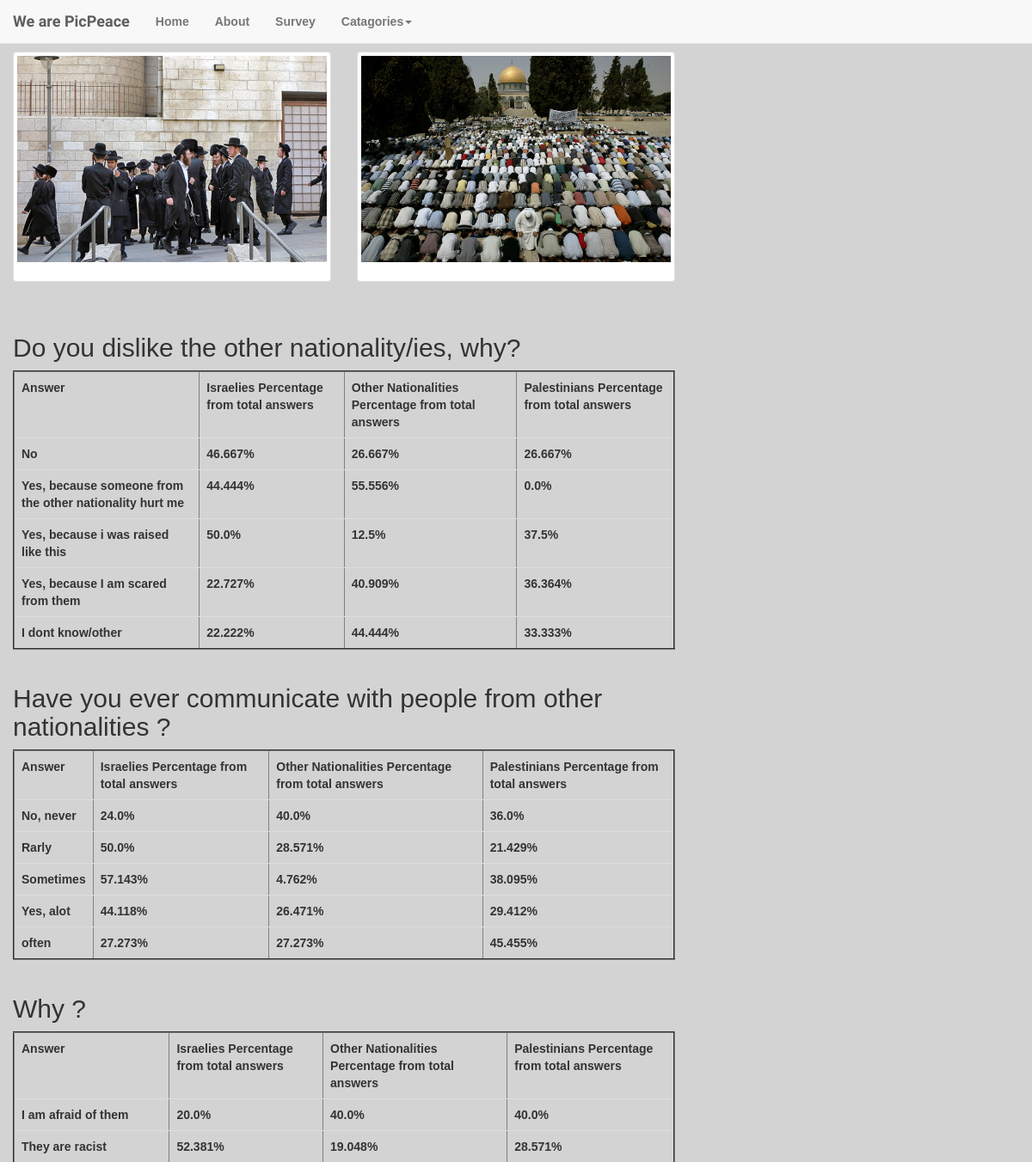
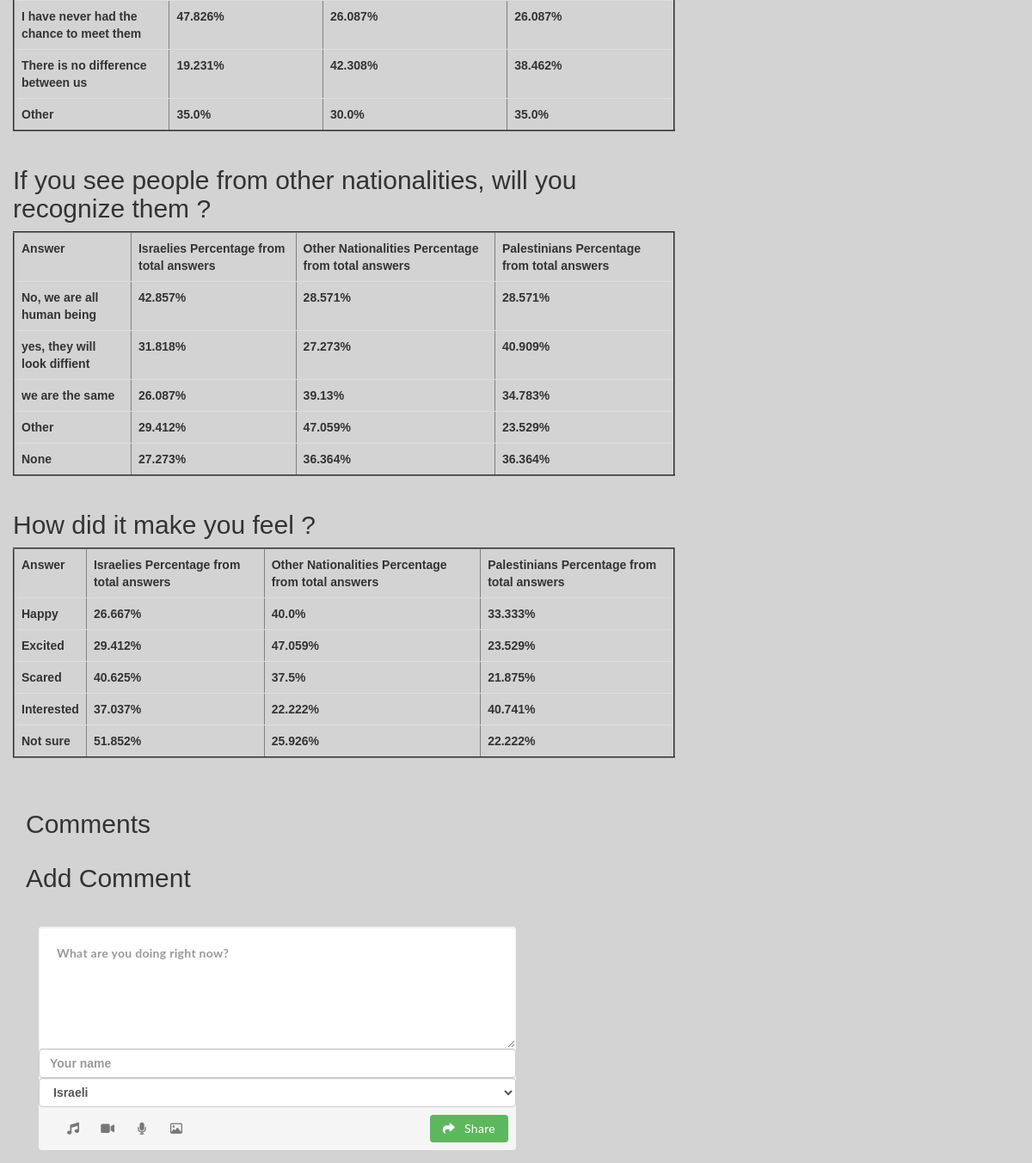
Page /statistics/5/ on the committed database (2 pictures, top to bottom).
### database_setup.py (models this page shows)
class Picture(Base):
    __tablename__ = 'picture'
    id = Column(Integer, primary_key=True)
    path = Column(String)
    category = Column(String)
    cover = Column(Boolean)
    discription=Column(String)

class Question(Base):
    __tablename__ = 'question'
    id = Column(Integer, primary_key=True)
    text = Column(String(15))
    a1 = Column(String(30))
    a2 = Column(String(60))
    a3 = Column(String(30))
    a4 = Column(String(30))
    a5 = Column(String(30))

### web_app.py (the view)
@app.route('/statistics/<int:pair_id>/')
def answer_statistics(pair_id):
    questions=session.query(Question).all()
    statistics = {}
    for q in questions:
        question_id = q.id
        '''print
        print (question_id)
        print (pair_id)
        print'''
        answers = session.query(Answer).filter_by(pair_id=pair_id, question_id=question_id).all()
        num_answers = float(len(answers))
        histogram = {'a1': 0, 'a2': 0, 'a3': 0, 'a4': 0, 'a5': 0}
        totals={'a1': 0, 'a2': 0, 'a3': 0, 'a4': 0, 'a5': 0}
        n_dic={'Israeli':{'a1': 0, 'a2': 0, 'a3': 0, 'a4': 0, 'a5': 0}, 'Palestinian':{'a1': 0, 'a2': 0, 'a3': 0, 'a4': 0, 'a5': 0}, 'Other':{'a1': 0, 'a2': 0, 'a3': 0, 'a4': 0, 'a5': 0}}
        for answer in answers:
                if answer.selected.isdigit():
                    n_dic[answer.nationality]['a'+answer.selected] += 1
                    totals['a'+answer.selected]+=1
        for nationality in n_dic.keys():
            for answer in n_dic[nationality]:
                if totals[answer]!=0:
                    n_dic[nationality][answer]*=100.0/totals[answer]
                    n_dic[nationality][answer]=round(n_dic[nationality][answer]*1000)/1000.0
        statistics[q.id] = n_dic
    pair=session.query(Pair).filter_by(id=pair_id).first()
    pic1=session.query(Picture).filter_by(id=pair.pic1_id).first()
    pic2=session.query(Picture).filter_by(id=pair.pic2_id).first()
    comments=session.query(Comment).filter_by(pair_id=pair_id).all()
    return render_template('statistics.html', q=q, pic1=pic1, pic2=pic2, questions=questions, stats=statistics, comments=comments, pair_id=pair_id)

### templates/statistics.html (shortened to what this page needs)
<!DOCTYPE html>
<html>
<head>
	<link rel="stylesheet" href="http://maxcdn.bootstrapcdn.com/bootstrap/3.3.6/css/bootstrap.min.css">
	<link rel="stylesheet" type="text/css" href="{{ url_for('static', filename='styles.css') }}">
</head>
<body>
<br><br><br>
 <nav class="navbar navbar-default navbar-fixed-top">
        <div class="container-fluid">
          <div class="navbar-header">
            <a class="navbar-brand" href="#">We are PicPeace</a>
          </div>
          <div id="navbar" class="navbar-collapse collapse">
            <ul class="nav navbar-nav">
              <li><a href="{{ url_for('main_page') }}">Home</a></li>
              <li><a href="{{ url_for('aboutus') }}">About</a></li>
              <li><a href="{{ url_for('survey') }}">Survey</a></li>
              <li class="dropdown">
                <a href="#" class="dropdown-toggle" data-toggle="dropdown" role="button" aria-haspopup="true" aria-expanded="false">Catagories<span class="caret"></span></a>
              </li>
            </ul>
          </div>
        </div>
      </nav>
	<div class="container-fluid">
		<div class="row">
  <div class="col-sm-6 col-md-4">
    <div class="thumbnail">
      <img src="{{url_for ('static' , filename=pic1.path)}}">
      <div class="caption">
      </div>
    </div>
  </div>
  <div class="col-sm-6 col-md-4">
    <div class="thumbnail">
      <img src="{{url_for ('static' , filename=pic2.path)}}">
      <div class="caption">
      </div>
    </div>
  </div>
  </div>
  <br/>
  {% for q in questions%}
<div class="row">
<div class="col-md-8">
<h2>{{q.text}}</h2>
<table class="table table-hover" border="2">
    <tr>
      <th>Answer</th>
      <th>Israelies Percentage from total answers</th>
      <th>Other Nationalities Percentage from total answers</th>
      <th>Palestinians Percentage from total answers</th>
    </tr>
    <tr>
      <td> {{q.a1}}</td>
      {%for n in stats[q.id]%}
      <td>{{stats[q.id][n]['a1']}}%</td>
      {%endfor%}
    </tr>
    <tr>
      <td> {{q.a2}}</td>
      {%for n in stats[q.id]%}
      <td>{{stats[q.id][n]['a2']}}%</td>
      {%endfor%}
    </tr>
    <tr>
      <td> {{q.a3}}</td>
      {%for n in stats[q.id]%}
      <td>{{stats[q.id][n]['a3']}}%</td>
      {%endfor%}
    </tr>
    <tr>
      <td> {{q.a4}}</td>
      {%for n in stats[q.id]%}
      <td>{{stats[q.id][n]['a4']}}%</td>
      {%endfor%}
    </tr>
    <tr>
      <td> {{q.a5}}</td>
      {%for n in stats[q.id]%}
      <td>{{stats[q.id][n]['a5']}}%</td>
      {%endfor%}
    </tr>
  </table>
</div></div>
  {%endfor%}
	</div>
<br>
<div class="container">
<h2>Comments</h2>
 <link rel="stylesheet" href="http://fontawesome.io/assets/font-awesome/css/font-awesome.css">
<div class="container">
  <div class="row">
    <h2>Add Comment</h2>
  </div>
    <div class="row">
    <div class="col-md-6">
                <div class="widget-area no-padding blank">
                <div class="status-upload form-group">
                  <form class="form-horizontal" action="{{url_for('submit_comment', pair_id=pair_id)}}" method="Post">
                    <textarea class="form-control" name="text" placeholder="What are you doing right now?" ></textarea>
                    <input type="text" name="author" class="form-control" placeholder="Your name">
                    <select id="selectbasic" name="nationality" class="form-control">
                    <option value="Israeli">Israeli</option>
                    </select>
                    <ul>
                      <li><a title="" data-toggle="tooltip" data-placement="bottom" data-original-title="Audio"><i class="fa fa-music"></i></a></li>
                      <li><a title="" data-toggle="tooltip" data-placement="bottom" data-original-title="Video"><i class="fa fa-video-camera"></i></a></li>
                      <li><a title="" data-toggle="tooltip" data-placement="bottom" data-original-title="Sound Record"><i class="fa fa-microphone"></i></a></li>
                      <li><a title="" data-toggle="tooltip" data-placement="bottom" data-original-title="Picture"><i class="fa fa-picture-o"></i></a></li>
                    </ul>
                    <button type="submit" name="submit" class="btn btn-success green"><i class="fa fa-share"></i> Share</button>
                  </form>
                </div>
              </div>
            </div>
    </div>
</div>
</div>
</body>
</html>

### static/styles.css (style rules this page uses)
body, html { font-family: 'Ubuntu', sans-serif; font-weight: bold; background: url("http://www.pixeden.com/media/k2/galleries/165/001-subtle-light-pattern-background-texture-vol5.jpg") no-repeat fixed center; background-size:cover; height: 100%; background-repeat: no-repeat; background-color: #d3d3d3; padding-top: 0px; }
.navbar-brand { font-family: 'Shadows Into Light Two', cursive; }
.widget-area.blank { background: none repeat scroll 0 0 rgba(0, 0, 0, 0); -webkit-box-shadow: none; -moz-box-shadow: none; -ms-box-shadow: none; -o-box-shadow: none; box-shadow: none; }
body .no-padding { padding: 0; }
.widget-area { background-color: #fff; -webkit-border-radius: 4px; -moz-border-radius: 4px; -ms-border-radius: 4px; -o-border-radius: 4px; border-radius: 4px; -webkit-box-shadow: 0 0 16px rgba(0, 0, 0, 0.05); -moz-box-shadow: 0 0 16px rgba(0, 0, 0, 0.05); -ms-box-shadow: 0 0 16px rgba(0, 0, 0, 0.05); -o-box-shadow: 0 0 16px rgba(0, 0, 0, 0.05); box-shadow: 0 0 16px rgba(0, 0, 0, 0.05); float: left; margin-top: 30px; padding: 25px 30px; position: relative; width: 100%; }
.status-upload { background: none repeat scroll 0 0 #f5f5f5; -webkit-border-radius: 4px; -moz-border-radius: 4px; -ms-border-radius: 4px; -o-border-radius: 4px; border-radius: 4px; float: left; width: 100%; }
.status-upload form { float: left; width: 100%; }
.status-upload form textarea { background: none repeat scroll 0 0 #fff; border: medium none; -webkit-border-radius: 4px 4px 0 0; -moz-border-radius: 4px 4px 0 0; -ms-border-radius: 4px 4px 0 0; -o-border-radius: 4px 4px 0 0; border-radius: 4px 4px 0 0; color: #777777; float: left; font-family: Lato; font-size: 14px; height: 142px; letter-spacing: 0.3px; padding: 20px; width: 100%; resize:vertical; outline:none; border: 1px solid #F2F2F2; }
.status-upload ul { float: left; list-style: none outside none; margin: 0; padding: 0 0 0 15px; width: auto; }
.status-upload ul > li { float: left; }
.status-upload ul > li > a { -webkit-border-radius: 4px; -moz-border-radius: 4px; -ms-border-radius: 4px; -o-border-radius: 4px; border-radius: 4px; color: #777777; float: left; font-size: 14px; height: 30px; line-height: 30px; margin: 10px 0 10px 10px; text-align: center; -webkit-transition: all 0.4s ease 0s; -moz-transition: all 0.4s ease 0s; -ms-transition: all 0.4s ease 0s; -o-transition: all 0.4s ease 0s; transition: all 0.4s ease 0s; width: 30px; cursor: pointer; }
.status-upload form button { border: medium none; -webkit-border-radius: 4px; -moz-border-radius: 4px; -ms-border-radius: 4px; -o-border-radius: 4px; border-radius: 4px; color: #fff; float: right; font-family: Lato; font-size: 14px; letter-spacing: 0.3px; margin-right: 9px; margin-top: 9px; padding: 6px 15px; }
.status-upload form button > i { margin-right: 7px; }

### rows in the picture
Picture: path (picture)
Picture: path (picture)
Question: text "Do you dislike the other nationality/ies, why?", a1 "No", stats "46.667" "26.667" "26.667", a2 "Yes, because someone from the other nationality hurt me", stats "44.444" "55.556" "0.0", a3 "Yes, because i was raised like this", stats "50.0" "12.5" "37.5", a4 "Yes, because I am scared from them", stats "22.727" "40.909" "36.364", a5 "I dont know/other", stats "22.222" "44.444" "33.333"
Question: text "Have you ever communicate with people from other nationalities ?", a1 "No, never", stats "24.0" "40.0" "36.0", a2 "Rarly", stats "50.0" "28.571" "21.429", a3 "Sometimes", stats "57.143" "4.762" "38.095", a4 "Yes, alot", stats "44.118" "26.471" "29.412", a5 "often", stats "27.273" "27.273" "45.455"
Question: text "Why ?", a1 "I am afraid of them", stats "20.0" "40.0" "40.0", a2 "They are racist", stats "52.381" "19.048" "28.571", a3 "I have never had the chance to meet them", stats "47.826" "26.087" "26.087", a4 "There is no difference between us", stats "19.231" "42.308" "38.462", a5 "Other", stats "35.0" "30.0" "35.0"
Question: text "If you see people from other nationalities, will you recognize them ?", a1 "No, we are all human being", stats "42.857" "28.571" "28.571", a2 "yes, they will look diffient", stats "31.818" "27.273" "40.909", a3 "we are the same", stats "26.087" "39.13" "34.783", a4 "Other", stats "29.412" "47.059" "23.529", a5 "None", stats "27.273" "36.364" "36.364"
Question: text "How did it make you feel ?", a1 "Happy", stats "26.667" "40.0" "33.333", a2 "Excited", stats "29.412" "47.059" "23.529", a3 "Scared", stats "40.625" "37.5" "21.875", a4 "Interested", stats "37.037" "22.222" "40.741", a5 "Not sure", stats "51.852" "25.926" "22.222"
